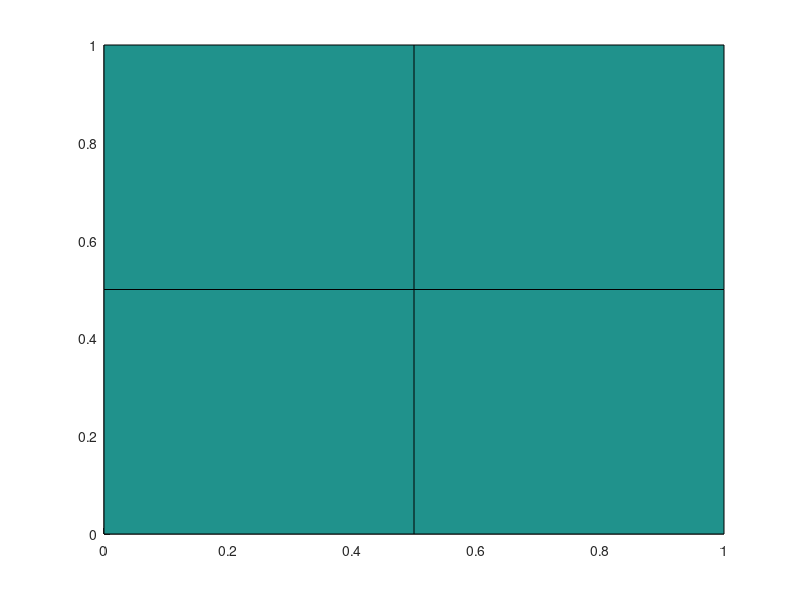
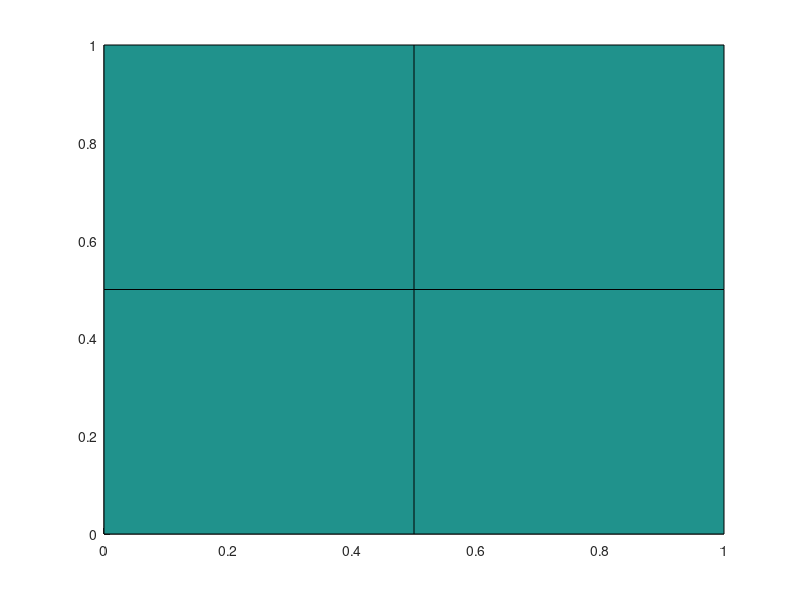
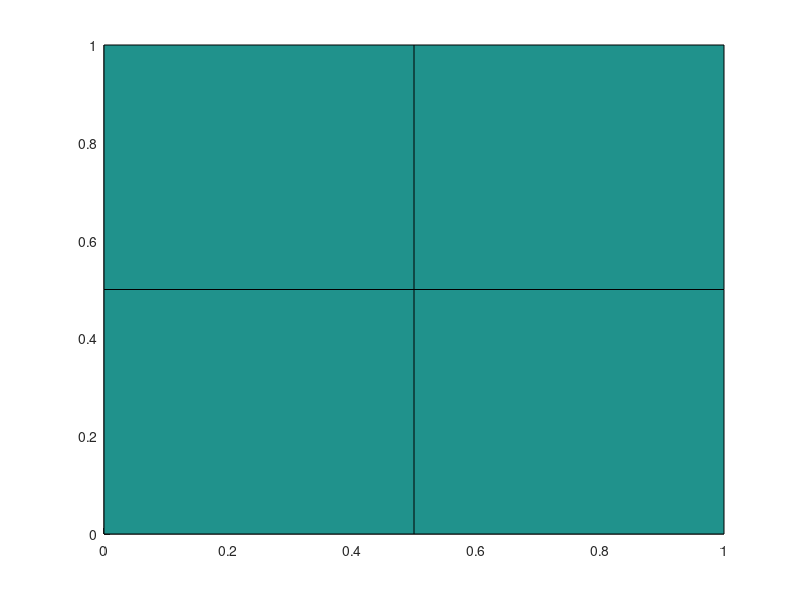
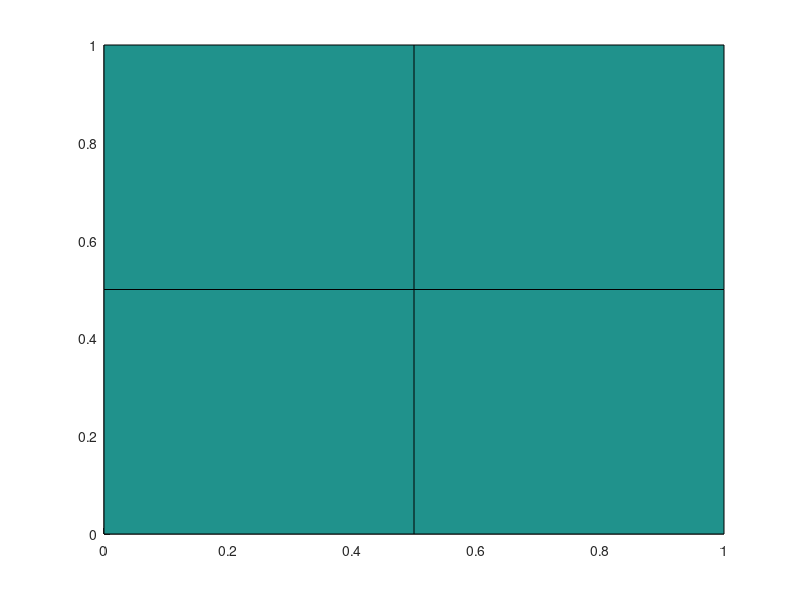

These charts were generated, in order, by the following MATLAB code:
clear all; close all; clc
% random mesh generated for quadrilaterals

L=1;
n=2;
h=L/n;
xi=linspace(0,L,n+1);
eta=xi;
fraction=0.;
BT=true;

for i=1:n+1
    ax=1;   if(i==1|i==n+1),ax=0;end
    for j=1:n+1
        ay=1;   if(j==1|j==n+1),ay=0;end
        x(i,j) = xi(i) + (2*rand(1,1)-1)*h*fraction*ax;
        y(i,j) = eta(j)+ (2*rand(1,1)-1)*h*fraction*ay;
    end
end

figure(1)
surf(x,y,ones(n+1,n+1))
view(0,90)
output_file1=strcat('.\figs\random_quad_mesh_L',int2str(L),'_n',int2str(n),'_a',num2str(fraction,3));
print('-dpdf',strcat(output_file1,'.pdf'));
print('-dpng',strcat(output_file1,'.png'));
saveas(gcf,strcat(output_file1,'.fig'),'fig');

%---------------------------------------------
% keep x=L/2 a straight line
if(mod(n,2)==0)
    xx=x;
    xx(n/2+1,:)=L/2;
    figure(2)
    surf(xx,y,ones(n+1,n+1))
    view(0,90)
end
output_file2=strcat('.\figs\random_quad_mesh_mid_x_L',int2str(L),'_n',int2str(n),'_a',num2str(fraction,3));
print('-dpdf',strcat(output_file2,'.pdf'));
print('-dpng',strcat(output_file2,'.png'));
saveas(gcf,strcat(output_file2,'.fig'),'fig');

%---------------------------------------------
% keep x=L/2  and y=L/2 as straight lines
if(mod(n,2)==0)
    yy=y;
    yy(:,n/2+1)=L/2;
    figure(3)
    surf(xx,yy,ones(n+1,n+1))
    view(0,90)
end
output_file3=strcat('.\figs\random_quad_mesh_mid_xy_L',int2str(L),'_n',int2str(n),'_a',num2str(fraction,3));
print('-dpdf',strcat(output_file3,'.pdf'));
print('-dpng',strcat(output_file3,'.png'));
saveas(gcf,strcat(output_file3,'.fig'),'fig');

%
%---------------------------------------------
% save txt file
matID=1;
srcID=1;

% date and time;
[yr, mo, da, hr, mi, s] = datevec(now);

%%%%%%%%%%%%%%%%%%%%%
output_file1=strcat(output_file1,'.txt')
fid=fopen(output_file1,'w');

fprintf(fid,'# Date: %d/%d/%d   Time: %d:%d\n', mo, da, yr, hr, mi);

fprintf(fid,'# dimensions \n');
fprintf(fid,'%g %g \n',L,L);

ncells = n*n;

fprintf(fid,'# connectivity \n');
fprintf(fid,'%d\n',ncells);
for iel=1:ncells
    skip = 4*(iel-1);
    i1 = skip + 1;
    i2 = skip + 2;
    i3 = skip + 3;
    i4 = skip + 4;
    fprintf(fid,'%d %d %d %d %d %d %d \n',4,i1,i2,i3,i4,matID,srcID);
end

fprintf(fid,'# DG vertices (counter-clockwise) \n');
fprintf(fid,'%d\n',4*ncells);
for i=1:n
    for j=1:n
        fprintf(fid,' %g %g \n %g %g \n %g %g \n %g %g \n',x(i,j)    ,y(i,j)    ,...
            x(i+1,j)  ,y(i+1,j)  ,...
            x(i+1,j+1),y(i+1,j+1),...
            x(i,j+1)  ,y(i,j+1)  );
    end
end

fprintf(fid,'# grid vertices (counter-clockwise) \n');
fprintf(fid,'%d\n',(n+1)^2);
for i=1:n+1
    for j=1:n+1
        fprintf(fid,'%g %g \n',x(i,j),y(i,j) );
    end
end

fclose(fid)

%%%%%%%%%%%%%%%%%%%%%

%%%%%%%%%%%%%%
if(mod(n,2)==0)
    %%%%%%%%%%%%%%
    output_file2=strcat(output_file2,'.txt')
    fid=fopen(output_file2,'w');

    fprintf(fid,'# Date: %d/%d/%d   Time: %d:%d\n', mo, da, yr, hr, mi);

    fprintf(fid,'# dimensions \n');
    fprintf(fid,'%g %g \n',L,L);

    fprintf(fid,'# connectivity \n');
    fprintf(fid,'%d\n',ncells);
    for iel=1:ncells
        skip = 4*(iel-1);
        i1 = skip + 1;
        i2 = skip + 2;
        i3 = skip + 3;
        i4 = skip + 4;
        fprintf(fid,'%d %d %d %d %d %d %d \n',4,i1,i2,i3,i4,matID,srcID);
    end

    fprintf(fid,'# DG vertices (counter-clockwise) \n');
    fprintf(fid,'%d\n',4*ncells);
    for i=1:n
        for j=1:n
            fprintf(fid,' %g %g \n %g %g \n %g %g \n %g %g \n',xx(i,j)    ,y(i,j)    ,...
                xx(i+1,j)  ,y(i+1,j)  ,...
                xx(i+1,j+1),y(i+1,j+1),...
                xx(i,j+1)  ,y(i,j+1)  );
        end
    end

    fprintf(fid,'# grid vertices (counter-clockwise) \n');
    fprintf(fid,'%d\n',(n+1)^2);
    for i=1:n+1
        for j=1:n+1
            fprintf(fid,'%g %g \n',xx(i,j),y(i,j) );
        end
    end

    fclose(fid)
    %%%%%%%%%%%%%%%%%%%%%
    output_file3=strcat(output_file3,'.txt')
    fid=fopen(output_file3,'w');

    fprintf(fid,'# Date: %d/%d/%d   Time: %d:%d\n', mo, da, yr, hr, mi);

    fprintf(fid,'# dimensions \n');
    fprintf(fid,'%g %g \n',L,L);

    fprintf(fid,'# connectivity \n');
    fprintf(fid,'%d\n',ncells);
    for iel=1:ncells
        skip = 4*(iel-1);
        i1 = skip + 1;
        i2 = skip + 2;
        i3 = skip + 3;
        i4 = skip + 4;
        fprintf(fid,'%d %d %d %d %d %d %d \n',4,i1,i2,i3,i4,matID,srcID);
    end

    fprintf(fid,'# DG vertices (counter-clockwise) \n');
    fprintf(fid,'%d\n',4*ncells);
    for i=1:n
        for j=1:n
            fprintf(fid,' %g %g \n %g %g \n %g %g \n %g %g \n',xx(i,j)    ,yy(i,j)    ,...
                xx(i+1,j)  ,yy(i+1,j)  ,...
                xx(i+1,j+1),yy(i+1,j+1),...
                xx(i,j+1)  ,yy(i,j+1)  );
        end
    end

    fprintf(fid,'# grid vertices (counter-clockwise) \n');
    fprintf(fid,'%d\n',(n+1)^2);
    for i=1:n+1
        for j=1:n+1
            fprintf(fid,'%g %g \n',xx(i,j),yy(i,j) );
        end
    end

    fclose(fid)
    %%%%%%%%%%%%%%
end
%%%%%%%%%%%%%%

% % % for BT's code, not used anymore
% % %
% % % matID=0;
% % % srcID=0;
% % % %%%%%%%%%%%%%%%%%%%%%
% % % output_file1=strcat(output_file1,'.txt')
% % % fid=fopen(output_file1,'w');
% % % fprintf(fid,'%s\n','polygon');
% % % n2=n*n;
% % % fprintf(fid,'%d\n',n2);
% % % for i=1:n
% % %     for j=1:n
% % %         fprintf(fid,'%d %g %g %g %g %g %g %g %g  %d %d \n',4,x(i,j)    ,y(i,j)    ,...
% % %                                                              x(i+1,j)  ,y(i+1,j)  ,...
% % %                                                              x(i+1,j+1),y(i+1,j+1),...
% % %                                                              x(i,j+1)  ,y(i,j+1)  ,matID,srcID);
% % %     end
% % % end
% % % fclose(fid)
% % % %%%%%%%%%%%%%%%%%%%%%
% % % output_file2=strcat(output_file2,'.txt')
% % % fid=fopen(output_file2,'w');
% % % fprintf(fid,'%s\n','polygon');
% % % n2=n*n;
% % % fprintf(fid,'%d\n',n2);
% % % for i=1:n
% % %     for j=1:n
% % %         fprintf(fid,'%d %g %g %g %g %g %g %g %g  %d %d \n',4,xx(i,j)    ,y(i,j)    ,...
% % %                                                              xx(i+1,j)  ,y(i+1,j)  ,...
% % %                                                              xx(i+1,j+1),y(i+1,j+1),...
% % %                                                              xx(i,j+1)  ,y(i,j+1)  ,matID,srcID);
% % %     end
% % % end
% % % fclose(fid)
% % % %%%%%%%%%%%%%%%%%%%%%
% % % output_file3=strcat(output_file3,'.txt')
% % % fid=fopen(output_file3,'w');
% % % fprintf(fid,'%s\n','polygon');
% % % n2=n*n;
% % % fprintf(fid,'%d\n',n2);
% % % for i=1:n
% % %     for j=1:n
% % %         fprintf(fid,'%d %g %g %g %g %g %g %g %g  %d %d \n',4,xx(i,j)    ,yy(i,j)    ,...
% % %                                                              xx(i+1,j)  ,yy(i+1,j)  ,...
% % %                                                              xx(i+1,j+1),yy(i+1,j+1),...
% % %                                                              xx(i,j+1)  ,yy(i,j+1)  ,matID,srcID);
% % %     end
% % % end
% % % fclose(fid)
